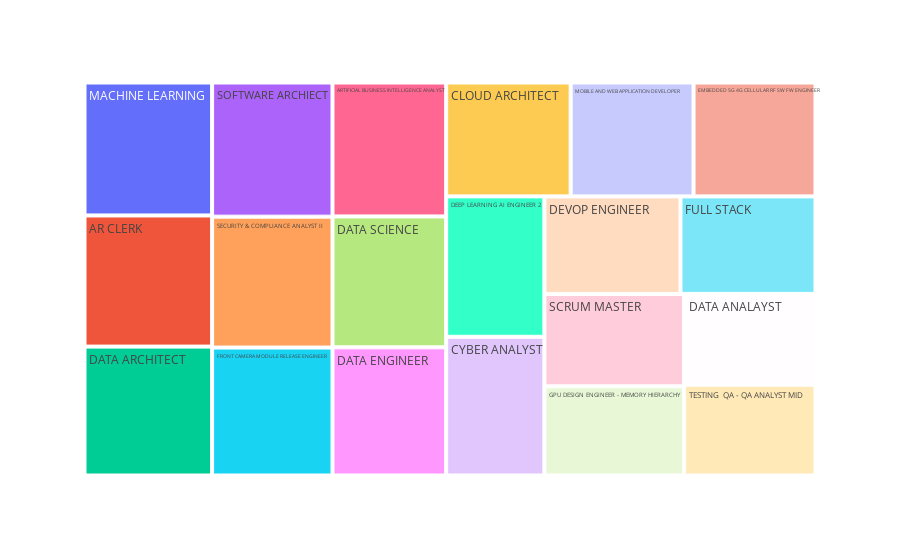

The notebook cell saved with this chart:
### Code cell
current_dfs = []
for job_dfs in jobs_dfs:
    # current = -1
    current_dfs.append(job_dfs[-1])

plot_treemap(current_dfs)

### Figure 1 — Plotly figure (JSON) as saved in the notebook; plotly's stock layout.template omitted (floating-point values rounded to 4 significant figures)
{"data": [{"branchvalues": "total", "domain": {"x": [0, 1], "y": [0, 1]}, "hovertemplate": "labels=%{label}<br>Salary=%{value}<br>parent=%{parent}<br>id=%{id}<extra></extra>", "ids": ["AR CLERK", "ARTIFICIAL BUSINESS INTELLIGENCE ANALYST", "CLOUD ARCHITECT", "CYBER ANALYST", "DATA ANALAYST", "DATA ARCHITECT", "DATA ENGINEER", "DATA SCIENCE", "DEEP LEARNING AI ENGINEER 2", "DEVOP ENGINEER", "EMBEDDED 5G 4G CELLULAR RF SW FW ENGINEER", "FRONT CAMERA MODULE RELEASE ENGINEER", "FULL STACK", "GPU DESIGN ENGINEER - MEMORY HIERARCHY", "MACHINE LEARNING", "MOBILE AND WEB APPLICATION DEVELOPER", "SCRUM MASTER", "SECURITY &amp; COMPLIANCE ANALYST II", "SOFTWARE ARCHIECT", "TESTING  QA - QA ANALYST MID"], "labels": ["AR CLERK", "ARTIFICIAL BUSINESS INTELLIGENCE ANALYST", "CLOUD ARCHITECT", "CYBER ANALYST", "DATA ANALAYST", "DATA ARCHITECT", "DATA ENGINEER", "DATA SCIENCE", "DEEP LEARNING AI ENGINEER 2", "DEVOP ENGINEER", "EMBEDDED 5G 4G CELLULAR RF SW FW ENGINEER", "FRONT CAMERA MODULE RELEASE ENGINEER", "FULL STACK", "GPU DESIGN ENGINEER - MEMORY HIERARCHY", "MACHINE LEARNING", "MOBILE AND WEB APPLICATION DEVELOPER", "SCRUM MASTER", "SECURITY &amp; COMPLIANCE ANALYST II", "SOFTWARE ARCHIECT", "TESTING  QA - QA ANALYST MID"], "name": "", "parents": ["", "", "", "", "", "", "", "", "", "", "", "", "", "", "", "", "", "", "", ""], "type": "treemap", "values": [126100.0, 114700.0, 106800.0, 102600.0, 89890.0, 123900.0, 109800.0, 112100.0, 103900.0, 100000.0, 104600.0, 116100.0, 99210.0, 93890.0, 127800.0, 105400.0, 97300.0, 118700.0, 121700.0, 89810.0]}], "layout": {"legend": {"tracegroupgap": 0}, "margin": {"t": 60}}}
